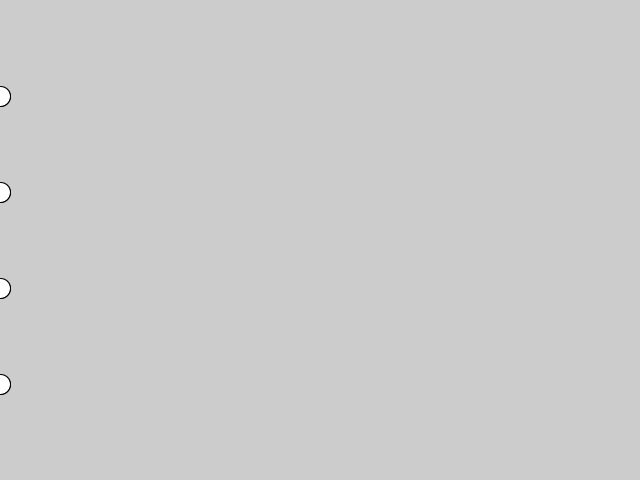
Frame 1 (no input)
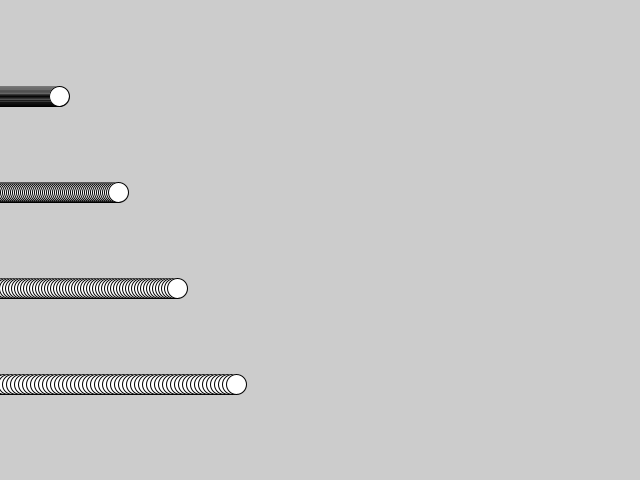
Frame 60 (the mouse pressed at the canvas centre just before this capture)
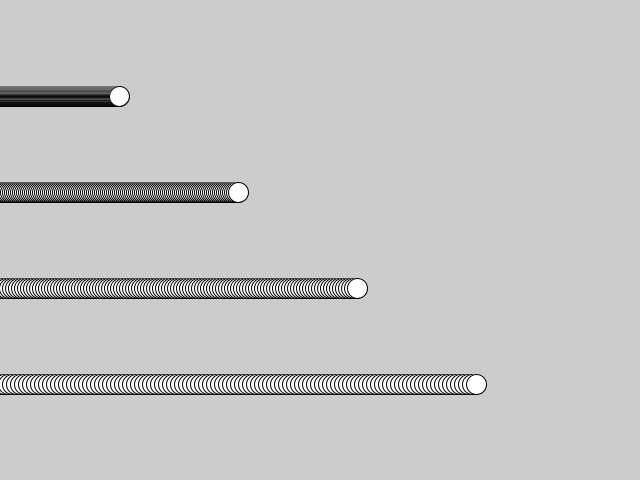
Frame 120 (the mouse held since frame 60 and released just before this capture)

The Processing sketch that drew these frames (run headless with seeded random() and noise(); from frame 60 on, the mouse is pressed at the canvas centre):

// Processing sketch: programming_challenge
// ── programming_challenge.pde
int x=0;
void settings(){
  size(640,480);
}
void setup(){
  ellipse(0,96,20,20);
  ellipse(0,96*2,20,20);
  ellipse(0,96*3,20,20);
  ellipse(0,96*4,20,20);
}
void draw(){
  ellipse(x,96,20,20);
  ellipse(x*2,96*2,20,20);
  ellipse(x*3,96*3,20,20);
  ellipse(x*4,96*4,20,20);
  x++;
}
